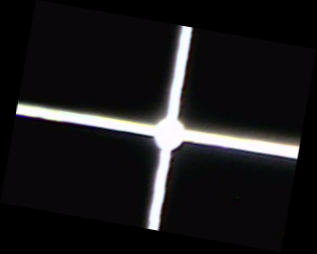
%> input picture homework3/1.bmp, 317 x 254 px
$ octave --eval "MATLAB_code;"   (GNU Octave 9; MATLAB toolbox functions it lacks are replaced by stand-ins)
%> lines starting %> are read from the running program, lines starting %| are printed output that depends on the picture; in (x1, y1, x2, y2) boxes, pixels count from 0 and x2, y2 are one past the last pixel; in counts of white or black regions, pixels touching at a corner belong together; the program's own positions count from 1
function[] = MATLAB_code()
clear;clc;close all
I1=imread('1.bmp');
%> I1 is the input picture: size 254x317x3 uint8; mean R, G, B 26.5, 25.5, 26.6
I=rgb2gray(I1);
index=find(I<50);
%> index = 72168 values from 1 to 80518
I(index)=0;
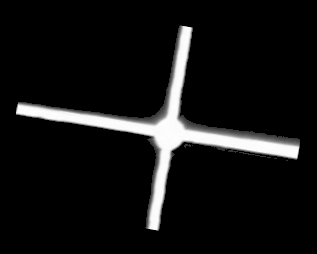
%> I: size 254x317 uint8; min 0, max 254, mean 19.6
BW=im2bw(I);
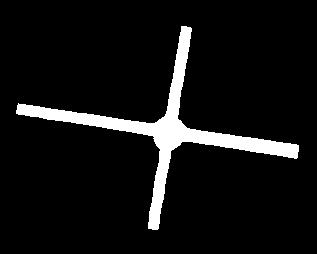
%> BW: size 254x317 logical; 7.5% white; 1 white region, box (x1, y1, x2, y2) and area: (16, 26, 299, 230) 6022
[H,T,R]=hough(BW);
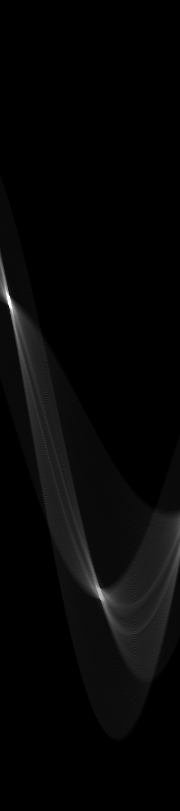
%> H: size 811x180 double; min 0, max 288, mean 7.4; drawn with min black and max white
%> T = 180 values from -90 to 89; R = 811 values from -405 to 405
imshow(H,[],'XData',T,'YData',R,'InitialMagnification','fit');
xlabel('\theta'), ylabel('\rho');
axis on
axis normal
hold on
P=houghpeaks(H,5);
%> P = [297 8; 303 11; 313 13; 597 101; 589 98]
x=T(P(:,2));
%> x = [-83 -80 -78 10 7]
y=R(P(:,1));
%> y = [-109 -103 -93 191 183]
plot(x,y,'s','color','white');
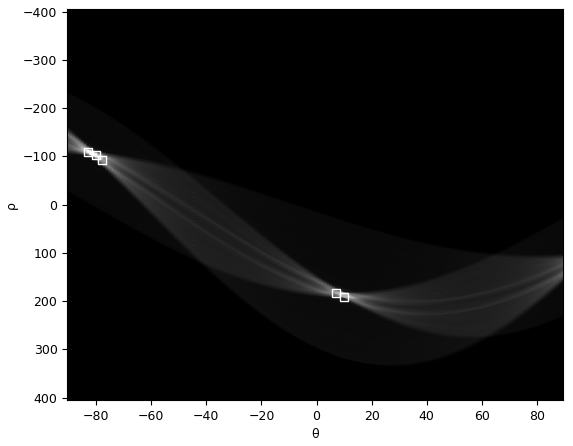
%> figure redrawn from the program's plot data
lines=houghlines(BW,T,R,P);
%> lines = 5 lines; point1 to point2 (x, y): (18, 109) to (298, 158), (17, 113) to (299, 147), (83, 114) to (297, 159), (157, 228) to (182, 32), (155, 225) to (190, 31)
figure
imshow(I1)
hold on
k=[];
b=[];
for n=1:length(lines)
   xy=[lines(n).point1; lines(n).point2];
   k(n)=(xy(1,2)-xy(2,2))/(xy(1,1)-xy(2,1)+1e-8);
   b(n)=xy(1,2)-k(n)*xy(1,1);
end
%> this loop made 5 passes
%> xy on passes 1 to 5: [17 113; 299 147], [18 109; 298 158], [83 114; 297 159], [155 225; 190 31], [157 228; 182 32]
%> after the loop, b = [111 105.8 96.55 1084.1 1458.9]; k = [0.121 0.175 0.21 -5.54 -7.84]
k1=[];
k2=[];
b1=[];
b2=[];
alpha=rad2deg(atan(k));
%> alpha = [6.87 9.93 11.88 -79.77 -82.73]
distance=abs(alpha-alpha(1));
%> distance = [0 3.05 5 86.65 89.61]
index=find(distance>120);
%> index = []
distance(index)=180-distance(index);

index1=find(distance<45);
%> index1 = [1 2 3]
index2=find(distance>=45);
%> index2 = [4 5]

k1=k(index1);
%> k1 = [0.121 0.175 0.21]
k2=k(index2);
%> k2 = [-5.54 -7.84]
b1=b(index1);
%> b1 = [111 105.8 96.55]
b2=b(index2);
%> b2 = [1084.1 1458.9]
for n=index1
   xy=[lines(n).point1; lines(n).point2];
   plot(xy(:,1),xy(:,2),':g','LineWidth',1.5);
end
%> this loop made 3 passes

for n=index2
   xy=[lines(n).point1; lines(n).point2];
   plot(xy(:,1),xy(:,2),':r','LineWidth',1.5);
end
%> this loop made 2 passes
%> (n, xy) on passes 1 to 2: (4, [155 225; 190 31]), (5, [157 228; 182 32])
x0=[];
y0=[];
count=1;
for i=1:length(k1)
    for j=1:length(k2)
        x0(count)=(b1(i)-b2(j))/(k2(j)-k1(i));
        y0(count)=k1(i)*x0(count)+b1(i);
        count=count+1;
    end
end
%> this loop made 3 passes
%> after the loop, count = 7; x0 = [171.8 169.3 171.1 168.8 171.7 169.2]; y0 = [131.7 131.4 135.8 135.4 132.6 132.1]
%> `MATLAB_code;`:
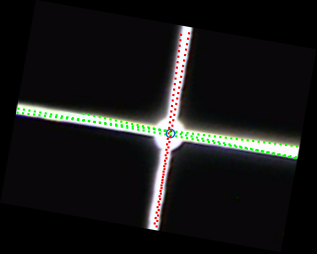
%> figure redrawn from the program's plot data
plot(mean(x0),mean(y0),'o','LineWidth',2.5)
